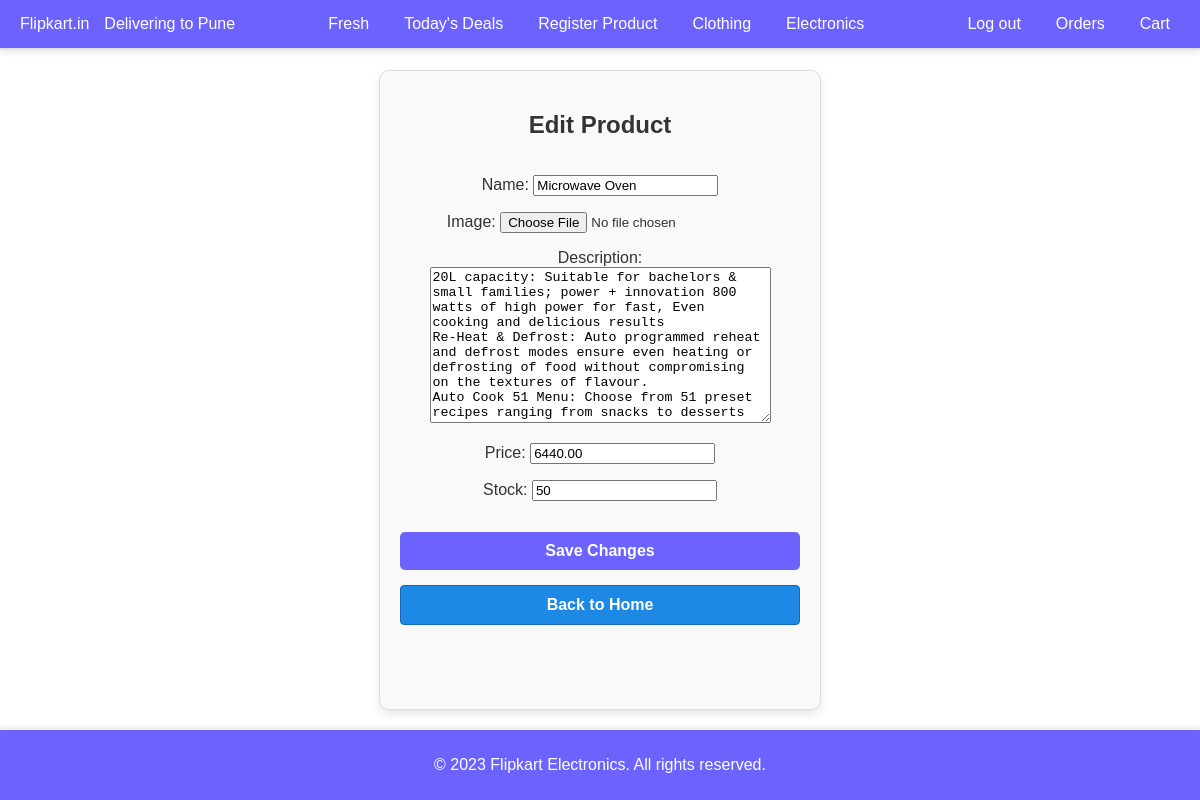
Page /electronics/edit/1/ on the earlier database version.
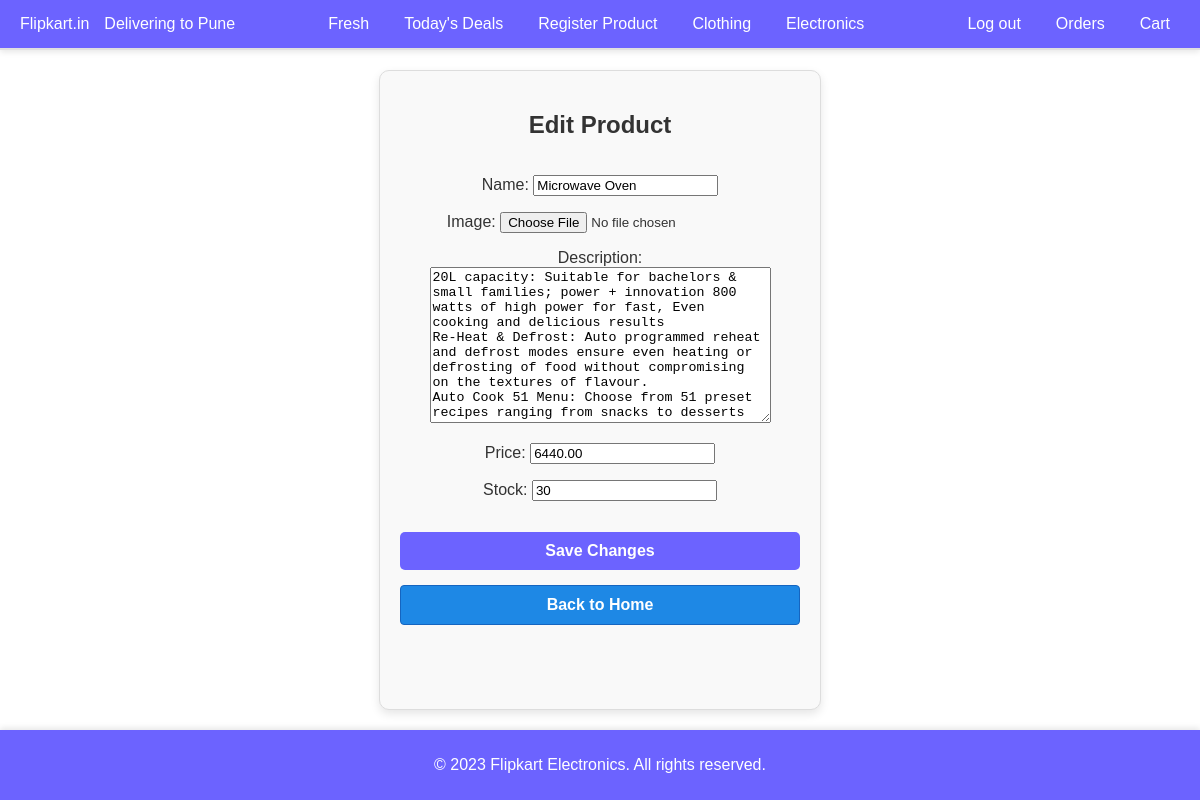
Same page on the later database version.
### Electronics/models.py (models this page shows, shortened)
class Product(models.Model):
    name = models.CharField(max_length=255, null=True, blank=True)
    image = models.ImageField(upload_to='images/', null=True, blank=True)
    description = models.TextField(null=True, blank=True)
    price = models.DecimalField(max_digits=10, decimal_places=2, null=True, blank=True)
    stock = models.IntegerField(null=True, blank=True)

### utils/generic_views.py (the view)
# urls.py: path('edit/<int:product_id>/', generic_edit_product, {'app_name': app_name, 'model_name': 'CloProduct'}, name='edit_product'),  # Edit product URL
def generic_edit_product(request, app_name, model_name, product_id):
    Product = apps.get_model(app_name, model_name)  # Dynamically get the model using model_name
    forms_module = import_module(f'{app_name}.forms')  # Import the forms module of the app
    Form = getattr(forms_module, 'ProductForm')  # Get the ProductForm class from the forms module
    product = get_object_or_404(Product, id=product_id)  # Fetch the product by ID
    if request.method == 'POST':
        form = Form(request.POST, request.FILES, instance=product)  # Bind the form with POST data and the product instance
        if form.is_valid():  # Validate the form data
            form.save()  # Save the updated product
            return redirect(f'{app_name}:home')  # Redirect to the home page
    else:
        form = Form(instance=product)
    return render(request, f'{app_name}/edit_product.html', {'form': form})  # Render the edit_product.html template

### Electronics/forms.py
class ProductForm(forms.ModelForm):
    class Meta:
        model = Product
        fields = '__all__'

### Electronics/templates/Electronics/edit_product.html (shortened to what this page needs)
<!DOCTYPE html>
<html lang="en">
<head>
  {% load static %}
  <link rel="stylesheet" href="{% static 'Electronics/styles.css' %}">
  <link rel="stylesheet" href="{% static 'Electronics/forms.css' %}">
</head>
<body>
  <div class="page-container">
    <header class="navbar">
      <div class="navbar-left">
        <div class="logo">Flipkart.in</div>
        <div class="location">Delivering to Pune</div>
      </div>
      <nav class="navbar-menu">
        <a href="#">Fresh</a>
        <a href="#">Today's Deals</a>
        <a href="#">Register Product</a>
        <a href="{% url 'Clothing:home' %}">Clothing</a>
                <a href="{% url 'Electronics:home' %}">Electronics</a>
      </nav>
      <div class="navbar-right">
        <a href="{% url 'logout' %}">Log out</a>
        <a href="#">Orders</a>
        <a href="#">Cart</a>
      </div>
    </header>
   <div class="divider"></div>
    <div class="form-card">
      <h2>Edit Product</h2>
      <form method="post" enctype="multipart/form-data">
        <div>
          {{ form.as_p }}
        </div>
        <button type="submit" class="edit-button">Save Changes</button>
        <a href="{% url 'Electronics:home' %}" class="edit-button">Back to Home</a>
      </form>
    </div>
    <footer class="footer">
      <p>&copy; 2023 Flipkart Electronics. All rights reserved.</p>
    </footer>
  </div>
</body>
</html>

Differences in the rows shown:
changed Product "Microwave Oven": stock "50" → "30"
